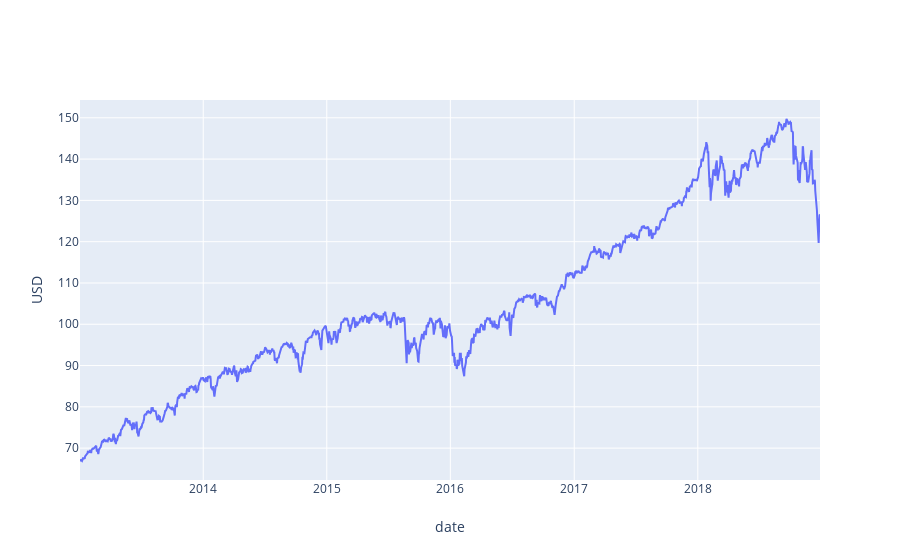

Here is the notebook cell this chart was saved with:
### Code cell
# Plot with plotly
data = [go.Scatter(
            x = df['date'],
            y = df['adj_close'],
            mode = 'lines')]

layout = dict(xaxis = dict(title = 'date'),
              yaxis = dict(title = 'USD'))

fig = dict(data=data, layout=layout)
pyo.iplot(fig, filename=filename)

### Figure 1 — Plotly figure (JSON) as saved in the notebook; plotly's stock layout.template omitted (floating-point values rounded to 4 significant figures; data arrays with more than 128 entries replaced by an {"elided": "..."} marker saying what was removed)
{"data": [{"mode": "lines", "type": "scatter", "x": {"elided": "1509 str values"}, "y": {"elided": "1509 float values"}}], "layout": {"xaxis": {"title": {"text": "date"}}, "yaxis": {"title": {"text": "USD"}}}}
